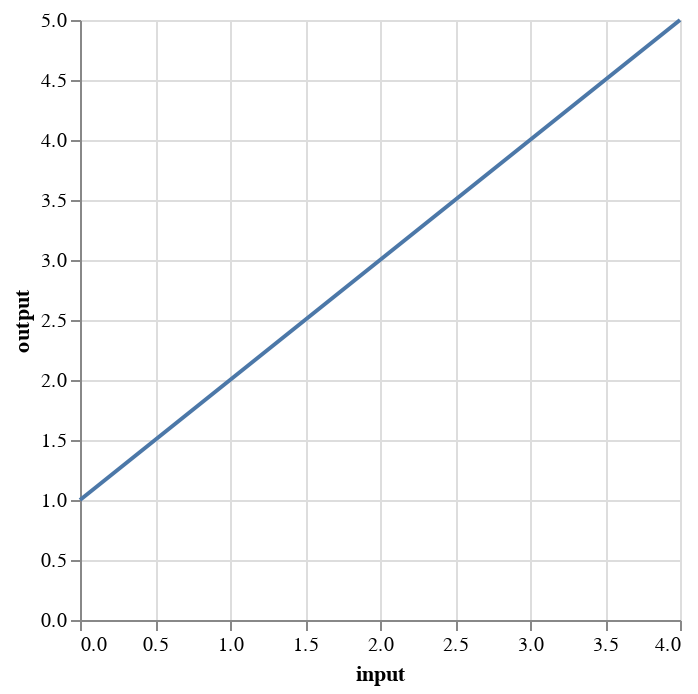

The cell this chart's notebook holds for it:
### Code cell
alt.Chart(data).mark_line().encode(
    x="input", 
    y="output"
)

### Figure 1 — Vega specification as saved in the notebook (floating-point values rounded to 4 significant figures)
{"$schema": "https://vega.github.io/schema/vega/v5.json", "data": [{"name": "source_0", "values": [{"input": 0, "output": 1}, {"input": 1, "output": 2}, {"input": 2, "output": 3}, {"input": 3, "output": 4}, {"input": 4, "output": 5}]}, {"name": "source_0_x_domain_input", "values": [{"min": 0, "max": 4}]}, {"name": "source_0_y_domain_output", "values": [{"min": 1, "max": 5}]}], "marks": [{"type": "line", "name": "marks", "from": {"data": "source_0"}, "sort": {"field": "datum[\"input\"]"}, "encode": {"update": {"stroke": {"value": "#4c78a8"}, "defined": {"signal": "isValid(datum[\"input\"]) && isFinite(+datum[\"input\"]) && isValid(datum[\"output\"]) && isFinite(+datum[\"output\"])"}, "y": {"field": "output", "scale": "y"}, "x": {"field": "input", "scale": "x"}, "description": {"signal": "\"input: \" + (format(datum[\"input\"], \"\")) + \"; output: \" + (format(datum[\"output\"], \"\"))"}}}, "style": ["line"]}], "scales": [{"name": "x", "type": "linear", "domain": [{"signal": "(data(\"source_0_x_domain_input\")[0] || {}).min"}, {"signal": "(data(\"source_0_x_domain_input\")[0] || {}).max"}], "range": [0, {"signal": "width"}], "nice": true, "zero": false}, {"name": "y", "type": "linear", "domain": [{"signal": "(data(\"source_0_y_domain_output\")[0] || {}).min"}, {"signal": "(data(\"source_0_y_domain_output\")[0] || {}).max"}], "range": [{"signal": "height"}, 0], "zero": true, "nice": true}], "axes": [{"scale": "x", "orient": "bottom", "grid": true, "domain": false, "ticks": false, "labels": false, "maxExtent": 0, "minExtent": 0, "tickCount": {"signal": "ceil(width/40)"}, "zindex": 0, "gridScale": "y", "aria": false}, {"scale": "y", "minExtent": 0, "grid": true, "domain": false, "maxExtent": 0, "gridScale": "x", "orient": "left", "tickCount": {"signal": "ceil(height/40)"}, "ticks": false, "labels": false, "aria": false, "zindex": 0}, {"scale": "x", "labelOverlap": true, "title": "input", "orient": "bottom", "grid": false, "tickCount": {"signal": "ceil(width/40)"}, "zindex": 0, "labelFlush": true}, {"scale": "y", "grid": false, "tickCount": {"signal": "ceil(height/40)"}, "title": "output", "labelOverlap": true, "zindex": 0, "orient": "left"}], "height": 300, "width": 300, "background": "white", "style": "cell", "padding": 5}
